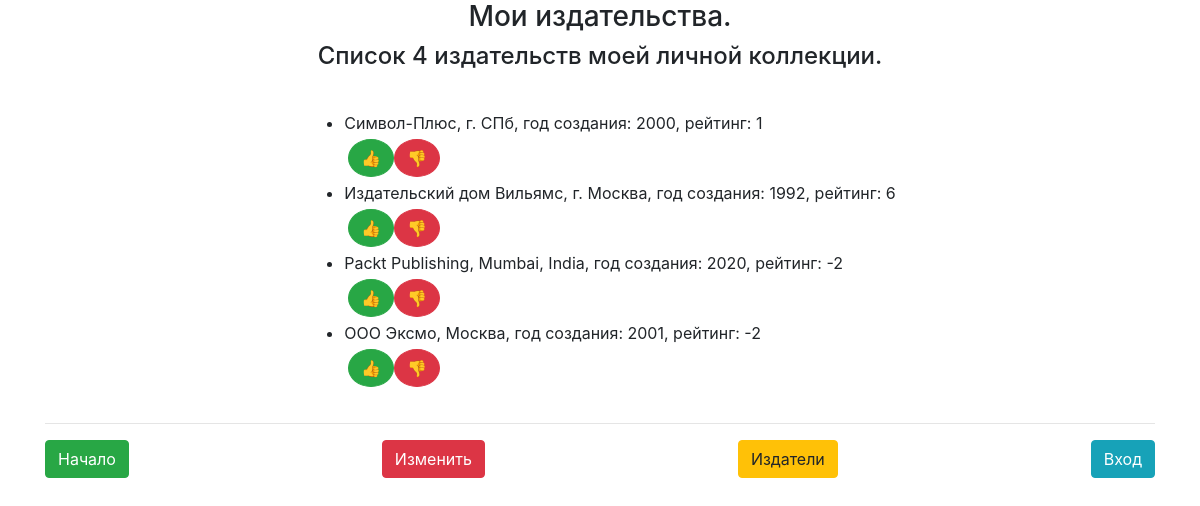
Screenshot of /publishers/ with the database file from the repository.
### p_library/models.py (models this page shows, shortened)
class Publisher(models.Model):
    name = models.TextField()
    description = models.TextField()
    found_date = models.SmallIntegerField()
    property_type = models.TextField(default="private")
    rating = models.SmallIntegerField(default=0)

### p_library/views.py (the view)
# urls.py: path('publishers/',views.publishers_index), #url для издательства
def publishers_index(request):
    template = loader.get_template('publishers.html')
    publishers = Publisher.objects.all()
    pub_data = {
        "title":"Мои издательства",
        "publishers":publishers
    }
    return HttpResponse(template.render(pub_data, request))

### p_library/templates/publishers.html (shortened to what this page needs)
{% extends 'base.html' %}
{% block content %}
    <h3> {{ title }}. </h3>
    <h4>Список {{ publishers|length }} издательств моей личной коллекции.</h4>
    <ul>
        {% for publisher in publishers %}
        <li>
            {{ publisher.name }}, {{ publisher.description }}, год создания: {{ publisher.found_date }}, рейтинг: {{ publisher.rating }}
            <span class="d-flex p-1">
                <form action="/publishers/publisher_increment/" method="post" enctype="multipart/form-data">
                    <input class="btn btn-success rounded-circle" type="submit" value="&#128077;" />
                </form>
                <form action="/publishers/publisher_decrement/" method="post" enctype="multipart/form-data">
                    <input class="btn btn-danger rounded-circle" type="submit" value="&#128078;" />
                </form>
            </span>
        </li>
        {% endfor %}
    </ul>
{% endblock %}

### rows the page displays
Publisher: name "Символ-Плюс", description "г. СПб", found_date "2000", rating "1"
Publisher: name "Издательский дом Вильямс", description "г. Москва", found_date "1992", rating "6"
Publisher: name "Packt Publishing", description "Mumbai, India", found_date "2020", rating "-2"
Publisher: name "ООО Эксмо", description "Москва", found_date "2001", rating "-2"

### other values shown
{{ title }} "Мои издательства"
{{ publishers|length }} "4"
